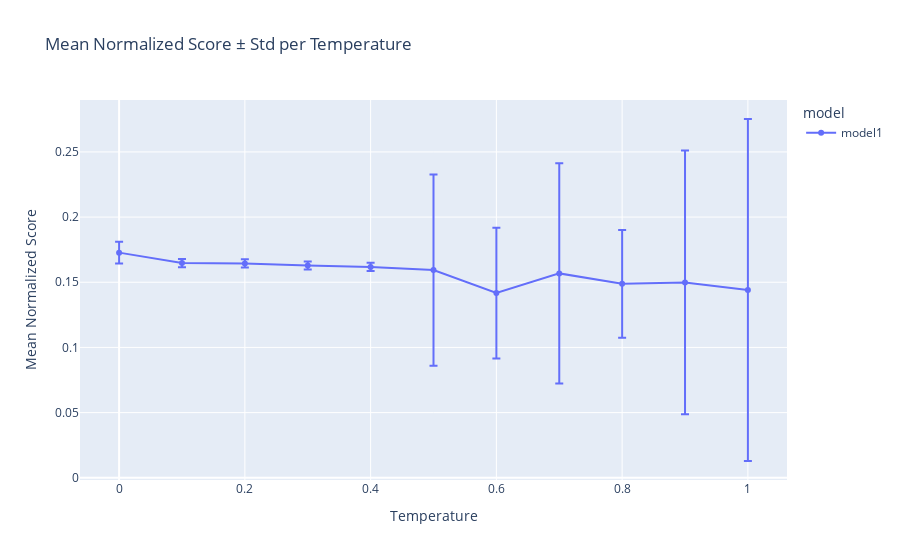

The cell this chart's notebook holds for it:
### Code cell
import pandas as pd
import plotly.express as px

# List your files and corresponding temperatures
files_with_temp = [
    ("Gemini_Temp/res_MdLike_week01Best_0.0.csv", 0.0),
    ("Gemini_Temp/res_MdLike_week01Best_0.1.csv", 0.1),
    ("Gemini_Temp/res_MdLike_week01Best_0.2.csv", 0.2),
    ("Gemini_Temp/res_MdLike_week01Best_0.3.csv", 0.3),
    ("Gemini_Temp/res_MdLike_week01Best_0.4.csv", 0.4),
    ("Gemini_Temp/res_MdLike_week01Best_0.5.csv", 0.5),
    ("Gemini_Temp/res_MdLike_week01Best_0.6.csv", 0.6),
    ("Gemini_Temp/res_MdLike_week01Best_0.7.csv", 0.7),
    ("Gemini_Temp/res_MdLike_week01Best_0.8.csv", 0.8),
    ("Gemini_Temp/res_MdLike_week01Best_0.9.csv", 0.9),
    ("Gemini_Temp/res_MdLike_week01Best_1.csv", 1),
]

# We'll store all data in a single DataFrame
all_data = []

for file, temp in files_with_temp:
    df = pd.read_csv(file)
    df["temperature"] = temp
    df["model"] = "model1"  # change according to which model this file is
    all_data.append(df)

combined_df = pd.concat(all_data, ignore_index=True)

# Compute mean and std per temperature per model
summary = combined_df.groupby(["model", "temperature"])["Normalized"].agg(["mean", "std"]).reset_index()
print(summary)

# Plot mean ± std
fig = px.line(
    summary,
    x="temperature",
    y="mean",
    color="model",
    error_y="std",
    markers=True,
    title="Mean Normalized Score ± Std per Temperature",
    labels={"mean": "Mean Normalized Score", "temperature": "Temperature"}
)

fig.show()

### Figure 1 — Plotly figure (JSON) as saved in the notebook; plotly's stock layout.template omitted (floating-point values rounded to 4 significant figures)
{"data": [{"error_y": {"array": [0.00832, 0.00311, 0.003224, 0.003045, 0.003169, 0.07339, 0.05018, 0.08443, 0.04136, 0.1011, 0.1312]}, "hovertemplate": "model=model1<br>Temperature=%{x}<br>Mean Normalized Score=%{y}<extra></extra>", "legendgroup": "model1", "line": {"color": "#636efa", "dash": "solid"}, "marker": {"symbol": "circle"}, "mode": "lines+markers", "name": "model1", "orientation": "v", "showlegend": true, "type": "scatter", "x": [0.0, 0.1, 0.2, 0.3, 0.4, 0.5, 0.6, 0.7, 0.8, 0.9, 1.0], "xaxis": "x", "y": [0.1727, 0.1647, 0.1645, 0.1628, 0.1618, 0.1593, 0.1417, 0.1568, 0.1488, 0.1499, 0.1441], "yaxis": "y"}], "layout": {"legend": {"title": {"text": "model"}, "tracegroupgap": 0}, "title": {"text": "Mean Normalized Score ± Std per Temperature"}, "xaxis": {"anchor": "y", "domain": [0, 1], "title": {"text": "Temperature"}}, "yaxis": {"anchor": "x", "domain": [0, 1], "title": {"text": "Mean Normalized Score"}}}}
